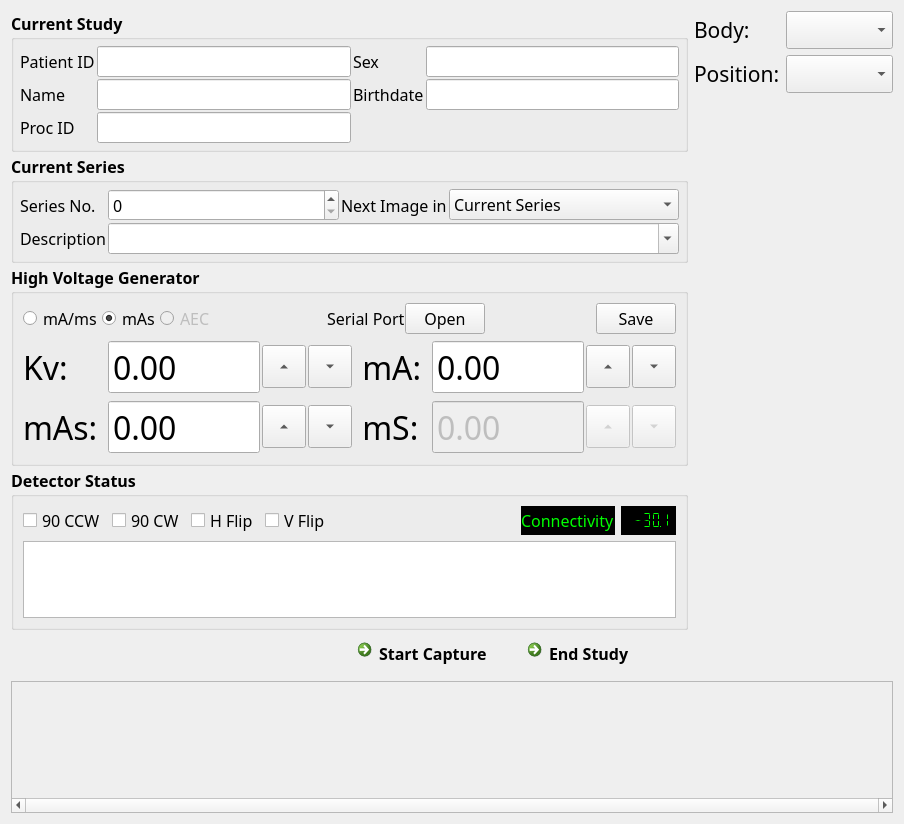
<?xml version="1.0" encoding="UTF-8"?>
<ui version="4.0">
 <class>ImageAcquisitWidget</class>
 <widget class="QWidget" name="ImageAcquisitWidget">
  <property name="geometry">
   <rect>
    <x>0</x>
    <y>0</y>
    <width>904</width>
    <height>824</height>
   </rect>
  </property>
  <property name="font">
   <font>
    <family>微软雅黑</family>
    <pointsize>12</pointsize>
   </font>
  </property>
  <property name="windowTitle">
   <string>Form</string>
  </property>
  <layout class="QVBoxLayout" name="verticalLayout" stretch="1,0">
   <item>
    <layout class="QHBoxLayout" name="horizontalLayout_2" stretch="1,0">
     <item>
      <layout class="QVBoxLayout" name="verticalLayout_3">
       <property name="spacing">
        <number>2</number>
       </property>
       <item>
        <widget class="QGroupBox" name="groupBox">
         <property name="font">
          <font>
           <weight>75</weight>
           <bold>true</bold>
          </font>
         </property>
         <property name="title">
          <string>Current Study</string>
         </property>
         <layout class="QGridLayout" name="gridLayout">
          <property name="leftMargin">
           <number>6</number>
          </property>
          <property name="topMargin">
           <number>6</number>
          </property>
          <property name="rightMargin">
           <number>6</number>
          </property>
          <property name="bottomMargin">
           <number>6</number>
          </property>
          <property name="spacing">
           <number>2</number>
          </property>
          <item row="2" column="0">
           <widget class="QLabel" name="label_8">
            <property name="font">
             <font>
              <weight>50</weight>
              <bold>false</bold>
             </font>
            </property>
            <property name="text">
             <string>Proc ID</string>
            </property>
            <property name="buddy">
             <cstring>procIdEdit</cstring>
            </property>
           </widget>
          </item>
          <item row="1" column="1">
           <widget class="QLineEdit" name="patientNameEdit">
            <property name="font">
             <font>
              <weight>50</weight>
              <bold>false</bold>
             </font>
            </property>
            <property name="readOnly">
             <bool>true</bool>
            </property>
           </widget>
          </item>
          <item row="1" column="0">
           <widget class="QLabel" name="label_4">
            <property name="font">
             <font>
              <weight>50</weight>
              <bold>false</bold>
             </font>
            </property>
            <property name="text">
             <string>Name</string>
            </property>
            <property name="buddy">
             <cstring>patientNameEdit</cstring>
            </property>
           </widget>
          </item>
          <item row="0" column="0">
           <widget class="QLabel" name="label_9">
            <property name="font">
             <font>
              <weight>50</weight>
              <bold>false</bold>
             </font>
            </property>
            <property name="text">
             <string>Patient ID</string>
            </property>
            <property name="buddy">
             <cstring>patientIdEdit</cstring>
            </property>
           </widget>
          </item>
          <item row="0" column="2">
           <widget class="QLabel" name="label_2">
            <property name="font">
             <font>
              <weight>50</weight>
              <bold>false</bold>
             </font>
            </property>
            <property name="text">
             <string>Sex</string>
            </property>
            <property name="buddy">
             <cstring>patientSexEdit</cstring>
            </property>
           </widget>
          </item>
          <item row="2" column="1">
           <widget class="QLineEdit" name="procIdEdit">
            <property name="font">
             <font>
              <weight>50</weight>
              <bold>false</bold>
             </font>
            </property>
            <property name="readOnly">
             <bool>true</bool>
            </property>
           </widget>
          </item>
          <item row="0" column="1">
           <widget class="QLineEdit" name="patientIdEdit">
            <property name="font">
             <font>
              <weight>50</weight>
              <bold>false</bold>
             </font>
            </property>
            <property name="readOnly">
             <bool>true</bool>
            </property>
           </widget>
          </item>
          <item row="0" column="3">
           <widget class="QLineEdit" name="patientSexEdit">
            <property name="font">
             <font>
              <weight>50</weight>
              <bold>false</bold>
             </font>
            </property>
            <property name="readOnly">
             <bool>true</bool>
            </property>
           </widget>
          </item>
          <item row="1" column="3">
           <widget class="QLineEdit" name="patientBirthEdit">
            <property name="font">
             <font>
              <weight>50</weight>
              <bold>false</bold>
             </font>
            </property>
            <property name="readOnly">
             <bool>true</bool>
            </property>
           </widget>
          </item>
          <item row="1" column="2">
           <widget class="QLabel" name="label_3">
            <property name="font">
             <font>
              <weight>50</weight>
              <bold>false</bold>
             </font>
            </property>
            <property name="text">
             <string>Birthdate</string>
            </property>
            <property name="buddy">
             <cstring>patientBirthEdit</cstring>
            </property>
           </widget>
          </item>
         </layout>
        </widget>
       </item>
       <item>
        <widget class="QGroupBox" name="groupBox_5">
         <property name="minimumSize">
          <size>
           <width>0</width>
           <height>0</height>
          </size>
         </property>
         <property name="font">
          <font>
           <weight>75</weight>
           <bold>true</bold>
          </font>
         </property>
         <property name="title">
          <string>Current Series</string>
         </property>
         <layout class="QGridLayout" name="gridLayout_6">
          <property name="leftMargin">
           <number>6</number>
          </property>
          <property name="topMargin">
           <number>6</number>
          </property>
          <property name="rightMargin">
           <number>6</number>
          </property>
          <property name="bottomMargin">
           <number>6</number>
          </property>
          <property name="spacing">
           <number>2</number>
          </property>
          <item row="0" column="0">
           <widget class="QLabel" name="label_27">
            <property name="font">
             <font>
              <weight>50</weight>
              <bold>false</bold>
             </font>
            </property>
            <property name="text">
             <string>Series No.</string>
            </property>
            <property name="buddy">
             <cstring>seriesNoSpin</cstring>
            </property>
           </widget>
          </item>
          <item row="0" column="1">
           <widget class="QSpinBox" name="seriesNoSpin">
            <property name="sizePolicy">
             <sizepolicy hsizetype="Expanding" vsizetype="Fixed">
              <horstretch>0</horstretch>
              <verstretch>0</verstretch>
             </sizepolicy>
            </property>
            <property name="font">
             <font>
              <pointsize>12</pointsize>
              <weight>50</weight>
              <bold>false</bold>
             </font>
            </property>
            <property name="maximum">
             <number>999999999</number>
            </property>
           </widget>
          </item>
          <item row="0" column="2">
           <widget class="QLabel" name="label_29">
            <property name="font">
             <font>
              <weight>50</weight>
              <bold>false</bold>
             </font>
            </property>
            <property name="text">
             <string>Next Image in</string>
            </property>
            <property name="buddy">
             <cstring>seriesOptionCombo</cstring>
            </property>
           </widget>
          </item>
          <item row="0" column="3">
           <widget class="QComboBox" name="seriesOptionCombo">
            <property name="sizePolicy">
             <sizepolicy hsizetype="Expanding" vsizetype="Fixed">
              <horstretch>0</horstretch>
              <verstretch>0</verstretch>
             </sizepolicy>
            </property>
            <property name="font">
             <font>
              <weight>50</weight>
              <bold>false</bold>
             </font>
            </property>
            <item>
             <property name="text">
              <string>Current Series</string>
             </property>
            </item>
            <item>
             <property name="text">
              <string>New Series</string>
             </property>
            </item>
           </widget>
          </item>
          <item row="1" column="0">
           <widget class="QLabel" name="label_28">
            <property name="font">
             <font>
              <weight>50</weight>
              <bold>false</bold>
             </font>
            </property>
            <property name="text">
             <string>Description</string>
            </property>
           </widget>
          </item>
          <item row="1" column="1" colspan="3">
           <widget class="QComboBox" name="seriesDescCombo">
            <property name="editable">
             <bool>true</bool>
            </property>
           </widget>
          </item>
         </layout>
        </widget>
       </item>
       <item>
        <widget class="QGroupBox" name="groupBox_3">
         <property name="minimumSize">
          <size>
           <width>0</width>
           <height>0</height>
          </size>
         </property>
         <property name="font">
          <font>
           <weight>75</weight>
           <bold>true</bold>
          </font>
         </property>
         <property name="title">
          <string>High Voltage Generator</string>
         </property>
         <layout class="QGridLayout" name="gridLayout_3">
          <property name="horizontalSpacing">
           <number>2</number>
          </property>
          <item row="1" column="0">
           <widget class="QLabel" name="label_12">
            <property name="font">
             <font>
              <pointsize>24</pointsize>
              <weight>50</weight>
              <bold>false</bold>
             </font>
            </property>
            <property name="text">
             <string>Kv: </string>
            </property>
            <property name="buddy">
             <cstring>acqTubeVoltageSpin</cstring>
            </property>
           </widget>
          </item>
          <item row="1" column="1">
           <widget class="QDoubleSpinBox" name="acqTubeVoltageSpin">
            <property name="sizePolicy">
             <sizepolicy hsizetype="Expanding" vsizetype="Preferred">
              <horstretch>0</horstretch>
              <verstretch>0</verstretch>
             </sizepolicy>
            </property>
            <property name="font">
             <font>
              <pointsize>24</pointsize>
              <weight>50</weight>
              <bold>false</bold>
             </font>
            </property>
            <property name="wrapping">
             <bool>false</bool>
            </property>
            <property name="frame">
             <bool>true</bool>
            </property>
            <property name="readOnly">
             <bool>false</bool>
            </property>
            <property name="buttonSymbols">
             <enum>QAbstractSpinBox::NoButtons</enum>
            </property>
            <property name="decimals">
             <number>2</number>
            </property>
            <property name="maximum">
             <double>300.000000000000000</double>
            </property>
            <property name="value">
             <double>0.000000000000000</double>
            </property>
           </widget>
          </item>
          <item row="1" column="4">
           <widget class="QLabel" name="label_13">
            <property name="font">
             <font>
              <pointsize>24</pointsize>
              <weight>50</weight>
              <bold>false</bold>
             </font>
            </property>
            <property name="text">
             <string> mA: </string>
            </property>
            <property name="buddy">
             <cstring>acqTubeCurrentSpin</cstring>
            </property>
           </widget>
          </item>
          <item row="2" column="0">
           <widget class="QLabel" name="label_14">
            <property name="font">
             <font>
              <pointsize>24</pointsize>
              <weight>50</weight>
              <bold>false</bold>
             </font>
            </property>
            <property name="text">
             <string>mAs: </string>
            </property>
            <property name="buddy">
             <cstring>acqPowerSpin</cstring>
            </property>
           </widget>
          </item>
          <item row="2" column="4">
           <widget class="QLabel" name="label_15">
            <property name="font">
             <font>
              <pointsize>24</pointsize>
              <weight>50</weight>
              <bold>false</bold>
             </font>
            </property>
            <property name="text">
             <string> mS: </string>
            </property>
            <property name="buddy">
             <cstring>acqExposureTimeSpin</cstring>
            </property>
           </widget>
          </item>
          <item row="2" column="5">
           <widget class="QDoubleSpinBox" name="acqExposureTimeSpin">
            <property name="enabled">
             <bool>false</bool>
            </property>
            <property name="sizePolicy">
             <sizepolicy hsizetype="Preferred" vsizetype="Preferred">
              <horstretch>0</horstretch>
              <verstretch>0</verstretch>
             </sizepolicy>
            </property>
            <property name="font">
             <font>
              <pointsize>24</pointsize>
              <weight>50</weight>
              <bold>false</bold>
             </font>
            </property>
            <property name="readOnly">
             <bool>false</bool>
            </property>
            <property name="buttonSymbols">
             <enum>QAbstractSpinBox::NoButtons</enum>
            </property>
            <property name="decimals">
             <number>2</number>
            </property>
            <property name="maximum">
             <double>3000.000000000000000</double>
            </property>
           </widget>
          </item>
          <item row="2" column="1">
           <widget class="QDoubleSpinBox" name="acqPowerSpin">
            <property name="enabled">
             <bool>true</bool>
            </property>
            <property name="sizePolicy">
             <sizepolicy hsizetype="Preferred" vsizetype="Preferred">
              <horstretch>0</horstretch>
              <verstretch>0</verstretch>
             </sizepolicy>
            </property>
            <property name="font">
             <font>
              <pointsize>24</pointsize>
              <weight>50</weight>
              <bold>false</bold>
             </font>
            </property>
            <property name="buttonSymbols">
             <enum>QAbstractSpinBox::NoButtons</enum>
            </property>
            <property name="decimals">
             <number>2</number>
            </property>
            <property name="maximum">
             <double>3000.000000000000000</double>
            </property>
           </widget>
          </item>
          <item row="1" column="5">
           <widget class="QDoubleSpinBox" name="acqTubeCurrentSpin">
            <property name="sizePolicy">
             <sizepolicy hsizetype="Expanding" vsizetype="Preferred">
              <horstretch>0</horstretch>
              <verstretch>0</verstretch>
             </sizepolicy>
            </property>
            <property name="font">
             <font>
              <pointsize>24</pointsize>
              <weight>50</weight>
              <bold>false</bold>
             </font>
            </property>
            <property name="readOnly">
             <bool>false</bool>
            </property>
            <property name="buttonSymbols">
             <enum>QAbstractSpinBox::NoButtons</enum>
            </property>
            <property name="decimals">
             <number>2</number>
            </property>
            <property name="maximum">
             <double>999.990000000000009</double>
            </property>
           </widget>
          </item>
          <item row="1" column="6">
           <widget class="QToolButton" name="acqmAPlusButton">
            <property name="text">
             <string>...</string>
            </property>
            <property name="iconSize">
             <size>
              <width>36</width>
              <height>36</height>
             </size>
            </property>
            <property name="autoRepeat">
             <bool>true</bool>
            </property>
            <property name="autoRaise">
             <bool>false</bool>
            </property>
            <property name="arrowType">
             <enum>Qt::UpArrow</enum>
            </property>
           </widget>
          </item>
          <item row="2" column="2">
           <widget class="QToolButton" name="acqmAsPlusButton">
            <property name="text">
             <string>...</string>
            </property>
            <property name="iconSize">
             <size>
              <width>36</width>
              <height>36</height>
             </size>
            </property>
            <property name="autoRepeat">
             <bool>true</bool>
            </property>
            <property name="autoRaise">
             <bool>false</bool>
            </property>
            <property name="arrowType">
             <enum>Qt::UpArrow</enum>
            </property>
           </widget>
          </item>
          <item row="1" column="2">
           <widget class="QToolButton" name="acqKvPlusButton">
            <property name="text">
             <string>...</string>
            </property>
            <property name="iconSize">
             <size>
              <width>36</width>
              <height>36</height>
             </size>
            </property>
            <property name="autoRepeat">
             <bool>true</bool>
            </property>
            <property name="autoRaise">
             <bool>false</bool>
            </property>
            <property name="arrowType">
             <enum>Qt::UpArrow</enum>
            </property>
           </widget>
          </item>
          <item row="1" column="3">
           <widget class="QToolButton" name="acqKvMinusButton">
            <property name="text">
             <string>...</string>
            </property>
            <property name="iconSize">
             <size>
              <width>36</width>
              <height>36</height>
             </size>
            </property>
            <property name="autoRepeat">
             <bool>true</bool>
            </property>
            <property name="autoRaise">
             <bool>false</bool>
            </property>
            <property name="arrowType">
             <enum>Qt::DownArrow</enum>
            </property>
           </widget>
          </item>
          <item row="2" column="3">
           <widget class="QToolButton" name="acqmAsMinusButton">
            <property name="text">
             <string>...</string>
            </property>
            <property name="iconSize">
             <size>
              <width>36</width>
              <height>36</height>
             </size>
            </property>
            <property name="autoRepeat">
             <bool>true</bool>
            </property>
            <property name="autoRaise">
             <bool>false</bool>
            </property>
            <property name="arrowType">
             <enum>Qt::DownArrow</enum>
            </property>
           </widget>
          </item>
          <item row="2" column="6">
           <widget class="QToolButton" name="acqmSPlusButton">
            <property name="enabled">
             <bool>false</bool>
            </property>
            <property name="text">
             <string>...</string>
            </property>
            <property name="iconSize">
             <size>
              <width>36</width>
              <height>36</height>
             </size>
            </property>
            <property name="autoRepeat">
             <bool>true</bool>
            </property>
            <property name="autoRaise">
             <bool>false</bool>
            </property>
            <property name="arrowType">
             <enum>Qt::UpArrow</enum>
            </property>
           </widget>
          </item>
          <item row="1" column="7">
           <widget class="QToolButton" name="acqmAMinusButton">
            <property name="text">
             <string>...</string>
            </property>
            <property name="iconSize">
             <size>
              <width>36</width>
              <height>36</height>
             </size>
            </property>
            <property name="autoRepeat">
             <bool>true</bool>
            </property>
            <property name="autoRaise">
             <bool>false</bool>
            </property>
            <property name="arrowType">
             <enum>Qt::DownArrow</enum>
            </property>
           </widget>
          </item>
          <item row="2" column="7">
           <widget class="QToolButton" name="acqmSMinusButton">
            <property name="enabled">
             <bool>false</bool>
            </property>
            <property name="text">
             <string>...</string>
            </property>
            <property name="iconSize">
             <size>
              <width>36</width>
              <height>36</height>
             </size>
            </property>
            <property name="autoRepeat">
             <bool>true</bool>
            </property>
            <property name="autoRaise">
             <bool>false</bool>
            </property>
            <property name="arrowType">
             <enum>Qt::DownArrow</enum>
            </property>
           </widget>
          </item>
          <item row="0" column="0" colspan="8">
           <layout class="QHBoxLayout" name="horizontalLayout_9">
            <item>
             <widget class="QRadioButton" name="acqMAmsCheck">
              <property name="font">
               <font>
                <weight>50</weight>
                <bold>false</bold>
               </font>
              </property>
              <property name="text">
               <string>mA/ms</string>
              </property>
              <property name="checked">
               <bool>false</bool>
              </property>
             </widget>
            </item>
            <item>
             <widget class="QRadioButton" name="acqMAsCheck">
              <property name="font">
               <font>
                <weight>50</weight>
                <bold>false</bold>
               </font>
              </property>
              <property name="text">
               <string>mAs</string>
              </property>
              <property name="checked">
               <bool>true</bool>
              </property>
             </widget>
            </item>
            <item>
             <widget class="QRadioButton" name="acqAecCheck">
              <property name="enabled">
               <bool>false</bool>
              </property>
              <property name="font">
               <font>
                <weight>50</weight>
                <bold>false</bold>
               </font>
              </property>
              <property name="text">
               <string>AEC</string>
              </property>
             </widget>
            </item>
            <item>
             <spacer name="horizontalSpacer_6">
              <property name="orientation">
               <enum>Qt::Horizontal</enum>
              </property>
              <property name="sizeHint" stdset="0">
               <size>
                <width>40</width>
                <height>20</height>
               </size>
              </property>
             </spacer>
            </item>
            <item>
             <widget class="QLabel" name="acqSerialPortLabel">
              <property name="font">
               <font>
                <weight>50</weight>
                <bold>false</bold>
               </font>
              </property>
              <property name="text">
               <string>Serial Port</string>
              </property>
             </widget>
            </item>
            <item>
             <widget class="QPushButton" name="serialOpenButton">
              <property name="font">
               <font>
                <weight>50</weight>
                <bold>false</bold>
               </font>
              </property>
              <property name="text">
               <string>Open</string>
              </property>
             </widget>
            </item>
            <item>
             <spacer name="horizontalSpacer_5">
              <property name="orientation">
               <enum>Qt::Horizontal</enum>
              </property>
              <property name="sizeHint" stdset="0">
               <size>
                <width>40</width>
                <height>20</height>
               </size>
              </property>
             </spacer>
            </item>
            <item>
             <widget class="QPushButton" name="acqSaveButton">
              <property name="font">
               <font>
                <weight>50</weight>
                <bold>false</bold>
               </font>
              </property>
              <property name="text">
               <string>Save</string>
              </property>
             </widget>
            </item>
           </layout>
          </item>
         </layout>
        </widget>
       </item>
       <item>
        <widget class="QGroupBox" name="groupBox_4">
         <property name="font">
          <font>
           <weight>75</weight>
           <bold>true</bold>
          </font>
         </property>
         <property name="title">
          <string>Detector Status</string>
         </property>
         <layout class="QVBoxLayout" name="verticalLayout_2">
          <item>
           <layout class="QHBoxLayout" name="horizontalLayout_3">
            <item>
             <widget class="QCheckBox" name="ccw90Check">
              <property name="font">
               <font>
                <weight>50</weight>
                <bold>false</bold>
               </font>
              </property>
              <property name="text">
               <string>90 CCW</string>
              </property>
             </widget>
            </item>
            <item>
             <widget class="QCheckBox" name="cw90Check">
              <property name="font">
               <font>
                <weight>50</weight>
                <bold>false</bold>
               </font>
              </property>
              <property name="text">
               <string>90 CW</string>
              </property>
             </widget>
            </item>
            <item>
             <widget class="QCheckBox" name="hflipCheck">
              <property name="font">
               <font>
                <weight>50</weight>
                <bold>false</bold>
               </font>
              </property>
              <property name="text">
               <string>H Flip</string>
              </property>
             </widget>
            </item>
            <item>
             <widget class="QCheckBox" name="vflipCheck">
              <property name="font">
               <font>
                <weight>50</weight>
                <bold>false</bold>
               </font>
              </property>
              <property name="text">
               <string>V Flip</string>
              </property>
             </widget>
            </item>
            <item>
             <spacer name="horizontalSpacer_2">
              <property name="orientation">
               <enum>Qt::Horizontal</enum>
              </property>
              <property name="sizeHint" stdset="0">
               <size>
                <width>40</width>
                <height>20</height>
               </size>
              </property>
             </spacer>
            </item>
            <item>
             <widget class="QLabel" name="detectorConnectLabel">
              <property name="palette">
               <palette>
                <active>
                 <colorrole role="WindowText">
                  <brush brushstyle="SolidPattern">
                   <color alpha="255">
                    <red>0</red>
                    <green>255</green>
                    <blue>0</blue>
                   </color>
                  </brush>
                 </colorrole>
                 <colorrole role="Button">
                  <brush brushstyle="SolidPattern">
                   <color alpha="255">
                    <red>0</red>
                    <green>0</green>
                    <blue>0</blue>
                   </color>
                  </brush>
                 </colorrole>
                 <colorrole role="Base">
                  <brush brushstyle="SolidPattern">
                   <color alpha="255">
                    <red>0</red>
                    <green>0</green>
                    <blue>0</blue>
                   </color>
                  </brush>
                 </colorrole>
                 <colorrole role="Window">
                  <brush brushstyle="SolidPattern">
                   <color alpha="255">
                    <red>0</red>
                    <green>0</green>
                    <blue>0</blue>
                   </color>
                  </brush>
                 </colorrole>
                </active>
                <inactive>
                 <colorrole role="WindowText">
                  <brush brushstyle="SolidPattern">
                   <color alpha="255">
                    <red>0</red>
                    <green>255</green>
                    <blue>0</blue>
                   </color>
                  </brush>
                 </colorrole>
                 <colorrole role="Button">
                  <brush brushstyle="SolidPattern">
                   <color alpha="255">
                    <red>0</red>
                    <green>0</green>
                    <blue>0</blue>
                   </color>
                  </brush>
                 </colorrole>
                 <colorrole role="Base">
                  <brush brushstyle="SolidPattern">
                   <color alpha="255">
                    <red>0</red>
                    <green>0</green>
                    <blue>0</blue>
                   </color>
                  </brush>
                 </colorrole>
                 <colorrole role="Window">
                  <brush brushstyle="SolidPattern">
                   <color alpha="255">
                    <red>0</red>
                    <green>0</green>
                    <blue>0</blue>
                   </color>
                  </brush>
                 </colorrole>
                </inactive>
                <disabled>
                 <colorrole role="WindowText">
                  <brush brushstyle="SolidPattern">
                   <color alpha="255">
                    <red>120</red>
                    <green>120</green>
                    <blue>120</blue>
                   </color>
                  </brush>
                 </colorrole>
                 <colorrole role="Button">
                  <brush brushstyle="SolidPattern">
                   <color alpha="255">
                    <red>0</red>
                    <green>0</green>
                    <blue>0</blue>
                   </color>
                  </brush>
                 </colorrole>
                 <colorrole role="Base">
                  <brush brushstyle="SolidPattern">
                   <color alpha="255">
                    <red>0</red>
                    <green>0</green>
                    <blue>0</blue>
                   </color>
                  </brush>
                 </colorrole>
                 <colorrole role="Window">
                  <brush brushstyle="SolidPattern">
                   <color alpha="255">
                    <red>0</red>
                    <green>0</green>
                    <blue>0</blue>
                   </color>
                  </brush>
                 </colorrole>
                </disabled>
               </palette>
              </property>
              <property name="font">
               <font>
                <weight>50</weight>
                <bold>false</bold>
               </font>
              </property>
              <property name="styleSheet">
               <string notr="true">background-color: rgb(0, 0, 0);</string>
              </property>
              <property name="text">
               <string>Connectivity</string>
              </property>
             </widget>
            </item>
            <item>
             <widget class="QLCDNumber" name="temperatureLcd">
              <property name="palette">
               <palette>
                <active>
                 <colorrole role="WindowText">
                  <brush brushstyle="SolidPattern">
                   <color alpha="255">
                    <red>0</red>
                    <green>255</green>
                    <blue>0</blue>
                   </color>
                  </brush>
                 </colorrole>
                 <colorrole role="Button">
                  <brush brushstyle="SolidPattern">
                   <color alpha="255">
                    <red>0</red>
                    <green>0</green>
                    <blue>0</blue>
                   </color>
                  </brush>
                 </colorrole>
                 <colorrole role="Base">
                  <brush brushstyle="SolidPattern">
                   <color alpha="255">
                    <red>0</red>
                    <green>0</green>
                    <blue>0</blue>
                   </color>
                  </brush>
                 </colorrole>
                 <colorrole role="Window">
                  <brush brushstyle="SolidPattern">
                   <color alpha="255">
                    <red>0</red>
                    <green>0</green>
                    <blue>0</blue>
                   </color>
                  </brush>
                 </colorrole>
                </active>
                <inactive>
                 <colorrole role="WindowText">
                  <brush brushstyle="SolidPattern">
                   <color alpha="255">
                    <red>0</red>
                    <green>255</green>
                    <blue>0</blue>
                   </color>
                  </brush>
                 </colorrole>
                 <colorrole role="Button">
                  <brush brushstyle="SolidPattern">
                   <color alpha="255">
                    <red>0</red>
                    <green>0</green>
                    <blue>0</blue>
                   </color>
                  </brush>
                 </colorrole>
                 <colorrole role="Base">
                  <brush brushstyle="SolidPattern">
                   <color alpha="255">
                    <red>0</red>
                    <green>0</green>
                    <blue>0</blue>
                   </color>
                  </brush>
                 </colorrole>
                 <colorrole role="Window">
                  <brush brushstyle="SolidPattern">
                   <color alpha="255">
                    <red>0</red>
                    <green>0</green>
                    <blue>0</blue>
                   </color>
                  </brush>
                 </colorrole>
                </inactive>
                <disabled>
                 <colorrole role="WindowText">
                  <brush brushstyle="SolidPattern">
                   <color alpha="255">
                    <red>120</red>
                    <green>120</green>
                    <blue>120</blue>
                   </color>
                  </brush>
                 </colorrole>
                 <colorrole role="Button">
                  <brush brushstyle="SolidPattern">
                   <color alpha="255">
                    <red>0</red>
                    <green>0</green>
                    <blue>0</blue>
                   </color>
                  </brush>
                 </colorrole>
                 <colorrole role="Base">
                  <brush brushstyle="SolidPattern">
                   <color alpha="255">
                    <red>0</red>
                    <green>0</green>
                    <blue>0</blue>
                   </color>
                  </brush>
                 </colorrole>
                 <colorrole role="Window">
                  <brush brushstyle="SolidPattern">
                   <color alpha="255">
                    <red>0</red>
                    <green>0</green>
                    <blue>0</blue>
                   </color>
                  </brush>
                 </colorrole>
                </disabled>
               </palette>
              </property>
              <property name="styleSheet">
               <string notr="true">background-color: rgb(0, 0, 0);</string>
              </property>
              <property name="smallDecimalPoint">
               <bool>true</bool>
              </property>
              <property name="segmentStyle">
               <enum>QLCDNumber::Flat</enum>
              </property>
              <property name="value" stdset="0">
               <double>-30.100000000000001</double>
              </property>
             </widget>
            </item>
           </layout>
          </item>
          <item>
           <widget class="QTextBrowser" name="detectorStatusBrowser">
            <property name="font">
             <font>
              <weight>50</weight>
              <bold>false</bold>
             </font>
            </property>
           </widget>
          </item>
         </layout>
        </widget>
       </item>
       <item>
        <layout class="QHBoxLayout" name="horizontalLayout">
         <item>
          <widget class="QLabel" name="exposureLabel">
           <property name="maximumSize">
            <size>
             <width>48</width>
             <height>48</height>
            </size>
           </property>
           <property name="text">
            <string/>
           </property>
           <property name="pixmap">
            <pixmap resource="../resources.qrc">:/images/exp_disable.png</pixmap>
           </property>
           <property name="scaledContents">
            <bool>true</bool>
           </property>
          </widget>
         </item>
         <item>
          <spacer name="horizontalSpacer">
           <property name="orientation">
            <enum>Qt::Horizontal</enum>
           </property>
           <property name="sizeHint" stdset="0">
            <size>
             <width>40</width>
             <height>20</height>
            </size>
           </property>
          </spacer>
         </item>
         <item>
          <widget class="QCommandLinkButton" name="acquisitButton">
           <property name="styleSheet">
            <string notr="true">font: 12pt &quot;微软雅黑&quot;;</string>
           </property>
           <property name="text">
            <string>Start Capture</string>
           </property>
           <property name="checkable">
            <bool>true</bool>
           </property>
          </widget>
         </item>
         <item>
          <widget class="QCommandLinkButton" name="endStudyButton">
           <property name="styleSheet">
            <string notr="true">font: 12pt &quot;微软雅黑&quot;;</string>
           </property>
           <property name="text">
            <string>End Study</string>
           </property>
          </widget>
         </item>
        </layout>
       </item>
      </layout>
     </item>
     <item>
      <layout class="QVBoxLayout" name="bodyVLayout">
       <item>
        <layout class="QGridLayout" name="gridLayout_2">
         <item row="0" column="0">
          <widget class="QLabel" name="label_10">
           <property name="font">
            <font>
             <pointsize>16</pointsize>
             <weight>50</weight>
             <bold>false</bold>
            </font>
           </property>
           <property name="text">
            <string>Body:</string>
           </property>
           <property name="buddy">
            <cstring>acqBodyTypeCombo</cstring>
           </property>
          </widget>
         </item>
         <item row="0" column="1">
          <widget class="QComboBox" name="acqBodyTypeCombo">
           <property name="font">
            <font>
             <pointsize>16</pointsize>
             <weight>50</weight>
             <bold>false</bold>
            </font>
           </property>
          </widget>
         </item>
         <item row="1" column="0">
          <widget class="QLabel" name="label_11">
           <property name="font">
            <font>
             <pointsize>16</pointsize>
             <weight>50</weight>
             <bold>false</bold>
            </font>
           </property>
           <property name="text">
            <string>Position:</string>
           </property>
           <property name="buddy">
            <cstring>acqBodyPosCombo</cstring>
           </property>
          </widget>
         </item>
         <item row="1" column="1">
          <widget class="QComboBox" name="acqBodyPosCombo">
           <property name="font">
            <font>
             <pointsize>16</pointsize>
             <weight>50</weight>
             <bold>false</bold>
            </font>
           </property>
          </widget>
         </item>
        </layout>
       </item>
       <item>
        <spacer name="verticalSpacer_2">
         <property name="orientation">
          <enum>Qt::Vertical</enum>
         </property>
         <property name="sizeHint" stdset="0">
          <size>
           <width>20</width>
           <height>40</height>
          </size>
         </property>
        </spacer>
       </item>
      </layout>
     </item>
    </layout>
   </item>
   <item>
    <widget class="QScrollArea" name="acqThumbnailScrollArea">
     <property name="minimumSize">
      <size>
       <width>0</width>
       <height>132</height>
      </size>
     </property>
     <property name="verticalScrollBarPolicy">
      <enum>Qt::ScrollBarAlwaysOff</enum>
     </property>
     <property name="horizontalScrollBarPolicy">
      <enum>Qt::ScrollBarAlwaysOn</enum>
     </property>
     <property name="widgetResizable">
      <bool>true</bool>
     </property>
     <widget class="QWidget" name="acqThumbnailContentsWidget">
      <property name="geometry">
       <rect>
        <x>0</x>
        <y>0</y>
        <width>884</width>
        <height>113</height>
       </rect>
      </property>
     </widget>
    </widget>
   </item>
  </layout>
 </widget>
 <resources>
  <include location="../resources.qrc"/>
 </resources>
 <connections/>
</ui>
